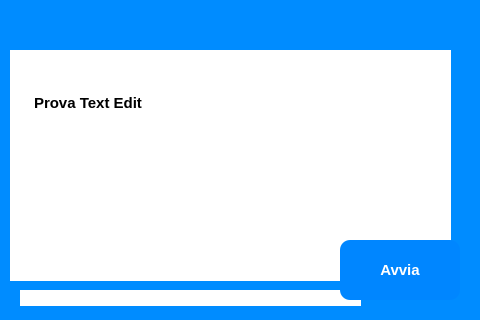
<?xml version="1.0" encoding="UTF-8"?>
<ui version="4.0">
 <class>recap_info_sanifica_window</class>
 <widget class="QWidget" name="recap_info_sanifica_window">
  <property name="geometry">
   <rect>
    <x>0</x>
    <y>0</y>
    <width>480</width>
    <height>320</height>
   </rect>
  </property>
  <property name="windowTitle">
   <string>Form</string>
  </property>
  <property name="styleSheet">
   <string notr="true">background-color: rgb(255, 255, 255);</string>
  </property>
  <widget class="QScrollArea" name="recap_info_scrollarea">
   <property name="geometry">
    <rect>
     <x>10</x>
     <y>50</y>
     <width>441</width>
     <height>231</height>
    </rect>
   </property>
   <property name="styleSheet">
    <string notr="true">background-color: rgb(255, 255, 255);</string>
   </property>
   <property name="frameShape">
    <enum>QFrame::NoFrame</enum>
   </property>
   <property name="frameShadow">
    <enum>QFrame::Plain</enum>
   </property>
   <property name="widgetResizable">
    <bool>true</bool>
   </property>
   <widget class="QWidget" name="scrollAreaWidgetContents">
    <property name="geometry">
     <rect>
      <x>0</x>
      <y>0</y>
      <width>441</width>
      <height>231</height>
     </rect>
    </property>
    <widget class="QTextEdit" name="recap_info_text_edit">
     <property name="geometry">
      <rect>
       <x>20</x>
       <y>40</y>
       <width>361</width>
       <height>191</height>
      </rect>
     </property>
     <property name="sizePolicy">
      <sizepolicy hsizetype="Expanding" vsizetype="Expanding">
       <horstretch>0</horstretch>
       <verstretch>0</verstretch>
      </sizepolicy>
     </property>
     <property name="font">
      <font>
       <family>Segoe UI</family>
       <pointsize>11</pointsize>
       <weight>75</weight>
       <bold>true</bold>
      </font>
     </property>
     <property name="styleSheet">
      <string notr="true">color: rgb(0, 0, 0);</string>
     </property>
     <property name="frameShape">
      <enum>QFrame::NoFrame</enum>
     </property>
     <property name="frameShadow">
      <enum>QFrame::Plain</enum>
     </property>
     <property name="readOnly">
      <bool>true</bool>
     </property>
     <property name="html">
      <string>&lt;!DOCTYPE HTML PUBLIC &quot;-//W3C//DTD HTML 4.0//EN&quot; &quot;http://www.w3.org/TR/REC-html40/strict.dtd&quot;&gt;
&lt;html&gt;&lt;head&gt;&lt;meta name=&quot;qrichtext&quot; content=&quot;1&quot; /&gt;&lt;style type=&quot;text/css&quot;&gt;
p, li { white-space: pre-wrap; }
&lt;/style&gt;&lt;/head&gt;&lt;body style=&quot; font-family:'Segoe UI'; font-size:11pt; font-weight:600; font-style:normal;&quot;&gt;
&lt;p style=&quot; margin-top:0px; margin-bottom:0px; margin-left:0px; margin-right:0px; -qt-block-indent:0; text-indent:0px;&quot;&gt;&lt;span style=&quot; font-family:'MS Shell Dlg 2';&quot;&gt;Prova Text Edit&lt;/span&gt;&lt;/p&gt;&lt;/body&gt;&lt;/html&gt;</string>
     </property>
    </widget>
    <widget class="QScrollArea" name="recap_info_scrollarea_2">
     <property name="geometry">
      <rect>
       <x>410</x>
       <y>150</y>
       <width>441</width>
       <height>231</height>
      </rect>
     </property>
     <property name="frameShape">
      <enum>QFrame::NoFrame</enum>
     </property>
     <property name="frameShadow">
      <enum>QFrame::Plain</enum>
     </property>
     <property name="widgetResizable">
      <bool>true</bool>
     </property>
     <widget class="QWidget" name="scrollAreaWidgetContents_2">
      <property name="geometry">
       <rect>
        <x>0</x>
        <y>0</y>
        <width>441</width>
        <height>231</height>
       </rect>
      </property>
      <widget class="QTextEdit" name="recap_info_text_edit_2">
       <property name="geometry">
        <rect>
         <x>20</x>
         <y>40</y>
         <width>361</width>
         <height>191</height>
        </rect>
       </property>
       <property name="sizePolicy">
        <sizepolicy hsizetype="Expanding" vsizetype="Expanding">
         <horstretch>0</horstretch>
         <verstretch>0</verstretch>
        </sizepolicy>
       </property>
       <property name="font">
        <font>
         <pointsize>11</pointsize>
         <weight>75</weight>
         <bold>true</bold>
        </font>
       </property>
       <property name="styleSheet">
        <string notr="true">color: rgb(0, 0, 0);</string>
       </property>
       <property name="frameShape">
        <enum>QFrame::NoFrame</enum>
       </property>
       <property name="frameShadow">
        <enum>QFrame::Plain</enum>
       </property>
       <property name="readOnly">
        <bool>true</bool>
       </property>
       <property name="html">
        <string>&lt;!DOCTYPE HTML PUBLIC &quot;-//W3C//DTD HTML 4.0//EN&quot; &quot;http://www.w3.org/TR/REC-html40/strict.dtd&quot;&gt;
&lt;html&gt;&lt;head&gt;&lt;meta name=&quot;qrichtext&quot; content=&quot;1&quot; /&gt;&lt;style type=&quot;text/css&quot;&gt;
p, li { white-space: pre-wrap; }
&lt;/style&gt;&lt;/head&gt;&lt;body style=&quot; font-family:'MS Shell Dlg 2'; font-size:11pt; font-weight:600; font-style:normal;&quot;&gt;
&lt;p style=&quot; margin-top:0px; margin-bottom:0px; margin-left:0px; margin-right:0px; -qt-block-indent:0; text-indent:0px;&quot;&gt;Prova Text Edit&lt;/p&gt;&lt;/body&gt;&lt;/html&gt;</string>
       </property>
      </widget>
     </widget>
    </widget>
   </widget>
  </widget>
  <widget class="QPushButton" name="avanti_btn">
   <property name="geometry">
    <rect>
     <x>340</x>
     <y>240</y>
     <width>120</width>
     <height>60</height>
    </rect>
   </property>
   <property name="font">
    <font>
     <family>Segoe UI</family>
     <pointsize>11</pointsize>
     <weight>75</weight>
     <bold>true</bold>
    </font>
   </property>
   <property name="styleSheet">
    <string notr="true">background-color: rgb(0, 134, 255);

color: rgb(255, 255, 255);
border-radius:10px;</string>
   </property>
   <property name="text">
    <string>Avvia</string>
   </property>
  </widget>
  <widget class="QLabel" name="label_5">
   <property name="geometry">
    <rect>
     <x>0</x>
     <y>0</y>
     <width>480</width>
     <height>320</height>
    </rect>
   </property>
   <property name="styleSheet">
    <string notr="true">background-color: rgb(0, 140, 255);
image: url(:/sfondo_recap_sanifica/res/pagina_MICROONE_riepilogo_trattamento.png);</string>
   </property>
   <property name="text">
    <string/>
   </property>
  </widget>
  <widget class="QPushButton" name="cancel_btn_">
   <property name="geometry">
    <rect>
     <x>410</x>
     <y>0</y>
     <width>51</width>
     <height>31</height>
    </rect>
   </property>
   <property name="font">
    <font>
     <pointsize>10</pointsize>
     <weight>50</weight>
     <bold>false</bold>
    </font>
   </property>
   <property name="styleSheet">
    <string notr="true">background-color: rgb(0, 134, 255);
background-color: rgb(255, 255, 255);
                 color: rgb(255, 255, 255);
             
background-color: rgb(0, 134, 255);</string>
   </property>
   <property name="text">
    <string/>
   </property>
   <property name="icon">
    <iconset resource="img_resources.qrc">
     <normaloff>:/cancel/res/cancel.png</normaloff>:/cancel/res/cancel.png</iconset>
   </property>
   <property name="flat">
    <bool>true</bool>
   </property>
  </widget>
  <widget class="QLabel" name="millilitri_label">
   <property name="geometry">
    <rect>
     <x>20</x>
     <y>290</y>
     <width>341</width>
     <height>16</height>
    </rect>
   </property>
   <property name="font">
    <font>
     <pointsize>10</pointsize>
     <weight>75</weight>
     <bold>true</bold>
    </font>
   </property>
   <property name="styleSheet">
    <string notr="true">color: rgb(170, 0, 0);</string>
   </property>
   <property name="text">
    <string/>
   </property>
  </widget>
  <zorder>label_5</zorder>
  <zorder>recap_info_scrollarea</zorder>
  <zorder>cancel_btn_</zorder>
  <zorder>millilitri_label</zorder>
  <zorder>avanti_btn</zorder>
 </widget>
 <resources>
  <include location="img_resources.qrc"/>
 </resources>
 <connections>
  <connection>
   <sender>cancel_btn_</sender>
   <signal>clicked()</signal>
   <receiver>recap_info_sanifica_window</receiver>
   <slot>close()</slot>
   <hints>
    <hint type="sourcelabel">
     <x>40</x>
     <y>15</y>
    </hint>
    <hint type="destinationlabel">
     <x>239</x>
     <y>159</y>
    </hint>
   </hints>
  </connection>
 </connections>
</ui>
